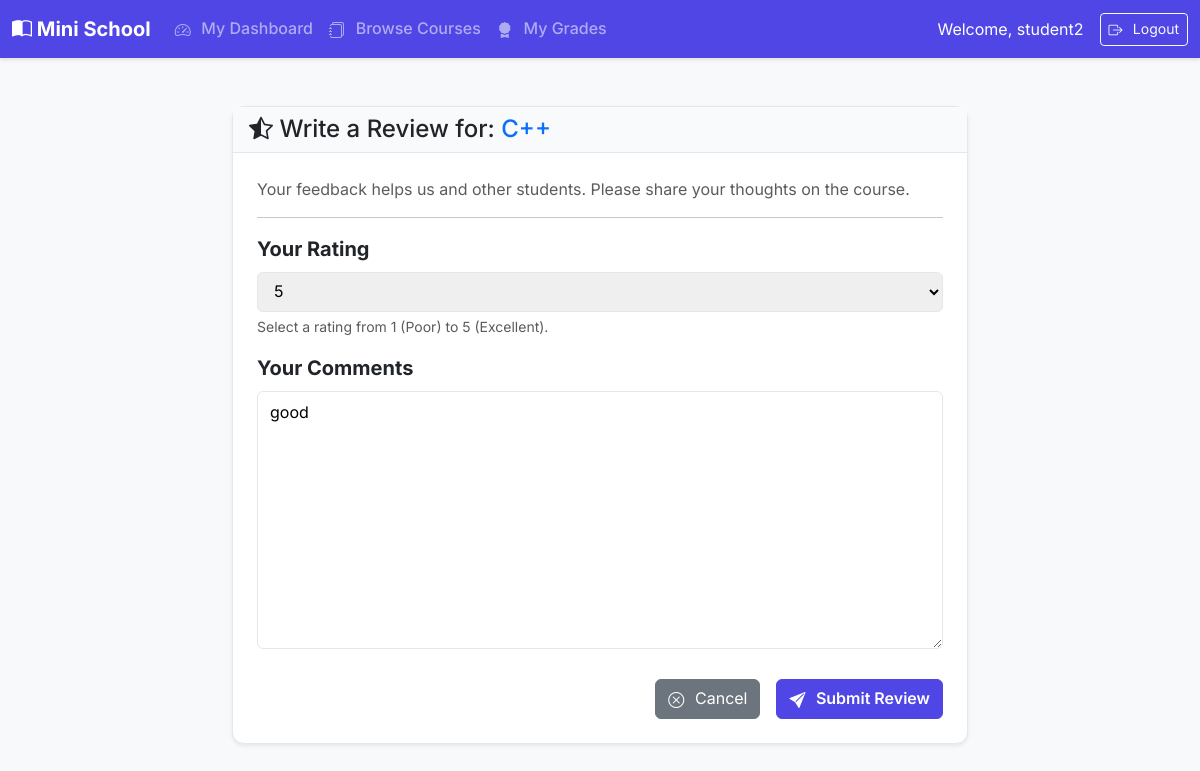
/student/course/1/review/ (signed in), run on the app's committed database.
### core/models.py (models this page shows, shortened)
class User(AbstractUser):
    class Role(models.TextChoices):
        EMPLOYEE = "EMPLOYEE", "Employee"
        INSTRUCTOR = "INSTRUCTOR", "Instructor"
        STUDENT = "STUDENT", "Student"
    role = models.CharField(max_length=50, choices=Role.choices)
    student_id = models.CharField(
        max_length=20,
        unique=True,
        blank=True,
        null=True,
        help_text="Required only for students."
    )
    date_of_birth = models.DateField(
        blank=True,
        null=True
    )

class Course(models.Model):
    title = models.CharField(max_length=200)
    description = models.TextField()
    category = models.ForeignKey(Category, on_delete=models.PROTECT, related_name='courses')
    instructor = models.ForeignKey(
        User,
        on_delete=models.SET_NULL,
        null=True,
        blank=True,
        limit_choices_to={'role': User.Role.INSTRUCTOR}
    )
    created_at = models.DateTimeField(auto_now_add=True)

class Review(models.Model):
    course = models.ForeignKey(Course, on_delete=models.CASCADE, related_name='reviews')
    student = models.ForeignKey(User, on_delete=models.CASCADE, limit_choices_to={'role': User.Role.STUDENT})
    rating = models.PositiveIntegerField(help_text="Rating from 1 to 5.")
    comment = models.TextField()
    created_at = models.DateTimeField(auto_now_add=True)

### core/views.py (the view)
# urls.py: path('student/course/<int:course_id>/review/', views.add_review, name='add_review'),
@student_required
def add_review(request, course_id):
    enrollment = get_object_or_404(Enrollment, student=request.user, course_id=course_id)
    course = enrollment.course
    try:
        review = Review.objects.get(student=request.user, course=course)
    except Review.DoesNotExist:
        review = None
    if request.method == 'POST':
        form = ReviewForm(request.POST, instance=review)
        if form.is_valid():
            new_review = form.save(commit=False)
            new_review.student = request.user
            new_review.course = course
            new_review.save()
            messages.success(request, "Your review has been submitted!")
            return redirect('student_course_detail', course_id=course.id)
    else:
        form = ReviewForm(instance=review)
    context = {'form': form, 'course': course}
    return render(request, 'student/add_review.html', context)

### core/forms.py
class ReviewForm(forms.ModelForm):
    class Meta:
        model = Review
        fields = ['rating', 'comment']
        widgets = {
            'rating': forms.Select(choices=[(i, i) for i in range(1, 6)]),
        }

### templates/student/add_review.html (shortened to what this page needs)
{% extends 'base.html' %}
{% block content %}
<div class="row justify-content-center">
    <div class="col-lg-8 col-md-10">
        <div class="card shadow-sm">
            <div class="card-header">
                <h4 class="mb-0">
                    <i class="bi bi-star-half"></i>
                    Write a Review for: <span class="text-primary">{{ course.title }}</span>
                </h4>
            </div>
            <div class="card-body p-4">
                <p class="text-muted">Your feedback helps us and other students. Please share your thoughts on the course.</p>
                <hr>
                <form method="POST" action="">
                    <div class="mb-3">
                        <label for="{{ form.rating.id_for_label }}" class="form-label fs-5"><strong>Your Rating</strong></label>
                        {{ form.rating }}
                        <div class="form-text">Select a rating from 1 (Poor) to 5 (Excellent).</div>
                    </div>
                    <div class="mb-3">
                        <label for="{{ form.comment.id_for_label }}" class="form-label fs-5"><strong>Your Comments</strong></label>
                        {{ form.comment }}
                    </div>
                    <div class="d-grid gap-2 d-md-flex justify-content-md-end mt-4">
                        <a href="{% url 'student_course_detail' course.id %}" class="btn btn-secondary me-md-2">
                            <i class="bi bi-x-circle"></i> Cancel
                        </a>
                        <button type="submit" class="btn btn-primary">
                            <i class="bi bi-send-fill"></i> Submit Review
                        </button>
                    </div>
                </form>
            </div>
        </div>
    </div>
</div>
{% endblock %}

### templates/base.html (shortened to what this page needs)
{% load static %}
<!doctype html>
<html lang="en">
<head>
    <link href="https://cdn.jsdelivr.net/npm/bootstrap@5.3.2/dist/css/bootstrap.min.css" rel="stylesheet">
    <link rel="stylesheet" href="{% static 'css/custom.css' %}">
</head>
<body>
<nav class="navbar navbar-expand-lg navbar-dark bg-dark">
    <div class="container-fluid">
        <a class="navbar-brand" href="{% if user.is_authenticated %}{% url 'dashboard' %}{% else %}{% url 'login' %}{% endif %}">
            <i class="bi bi-book-half"></i> Mini School
        </a>
        <div class="collapse navbar-collapse" id="navbarNav">
            <ul class="navbar-nav me-auto mb-2 mb-lg-0">
                {% if user.is_authenticated %}
                    {% if user.role == 'EMPLOYEE' %}
                        <li class="nav-item dropdown">
                            <a class="nav-link dropdown-toggle" href="#" role="button" data-bs-toggle="dropdown" aria-expanded="false">
                                <i class="bi bi-people-fill"></i> Manage Users
                            </a>
                            <ul class="dropdown-menu">
                                <li><a class="dropdown-item" href="{% url 'user_list' 'STUDENT' %}"><i class="bi bi-person"></i> Students</a></li>
                                <li><a class="dropdown-item" href="{% url 'user_list' 'INSTRUCTOR' %}"><i class="bi bi-person-video3"></i> Instructors</a></li>
                            </ul>
                        </li>
                        <li class="nav-item dropdown">
                            <a class="nav-link dropdown-toggle" href="#" role="button" data-bs-toggle="dropdown" aria-expanded="false">
                                <i class="bi bi-gear-fill"></i> System
                            </a>
                            <ul class="dropdown-menu">
                                <li><a class="dropdown-item" href="{% url 'course_list_create' %}"><i class="bi bi-journal-bookmark-fill"></i> Manage Courses</a></li>
                                <li><a class="dropdown-item" href="{% url 'category_list_create' %}"><i class="bi bi-tags-fill"></i> Manage Categories</a></li>
                                <li><a class="dropdown-item" href="{% url 'manage_enrollments' %}"><i class="bi bi-person-check-fill"></i> Manage Enrollments</a></li>
                                <li><a class="dropdown-item" href="{% url 'manage_schedules' %}"><i class="bi bi-calendar-week"></i> Manage Schedules</a></li>
                                <li><hr class="dropdown-divider"></li>
                                <li><a class="dropdown-item" href="{% url 'view_reviews' %}"><i class="bi bi-star-half"></i> View Reviews</a></li>
                            </ul>
                        </li>
                    {% elif user.role == 'STUDENT' %}
                        <li class="nav-item"><a class="nav-link" href="{% url 'student_dashboard' %}"><i class="bi bi-speedometer2"></i> My Dashboard</a></li>
                        <li class="nav-item"><a class="nav-link" href="{% url 'student_course_list' %}"><i class="bi bi-journals"></i> Browse Courses</a></li>
                        <li class="nav-item"><a class="nav-link" href="{% url 'student_my_grades' %}"><i class="bi bi-award-fill"></i> My Grades</a></li>
                    {% endif %}
                {% endif %}
            </ul>
            <div class="d-flex align-items-center">
                {% if user.is_authenticated %}
                    <span class="navbar-text text-white me-3">
                        Welcome, {{ user.username }}
                    </span>
                    <form method="post" action="{% url 'logout' %}">
                        <button type="submit" class="btn btn-outline-light btn-sm"><i class="bi bi-box-arrow-right"></i> Logout</button>
                    </form>
                {% else %}
                     <a href="{% url 'login' %}" class="btn btn-outline-light"><i class="bi bi-box-arrow-in-right"></i> Login</a>
                {% endif %}
            </div>
        </div>
    </div>
</nav>
<main class="container my-5">
    {% block content %}
    {% endblock %}
</main>
</body>
</html>

### static/css/custom.css (style rules this page uses)
:root { --primary-color: #4f46e5; --secondary-color: #6b7280; --background-color: #f8f9fa; --surface-color: #ffffff; --text-color: #111827; --border-color: #e5e7eb; }
body { font-family: 'Inter', sans-serif; background-color: var(--background-color); color: var(--text-color); }
.navbar.bg-dark { background-color: var(--primary-color) !important; box-shadow: 0 2px 4px rgba(0,0,0,0.1); }
.navbar-brand { font-weight: 700; font-size: 1.25rem; }
.nav-link { font-weight: 500; }
.btn-primary { background-color: var(--primary-color); border-color: var(--primary-color); font-weight: 600; }
.card { border: 1px solid var(--border-color); border-radius: 0.75rem; background-color: var(--surface-color); }
.card-header { background-color: #f9fafb; border-bottom: 1px solid var(--border-color); font-weight: 600; }
.btn i, .nav-link i, .dropdown-item i { margin-right: 0.4rem; vertical-align: -2px; }

### templates/student/add_review.html (style rules this page uses)
#id_rating, #id_comment { width: 100%; padding: .5rem .75rem; font-size: 1rem; border: 1px solid var(--border-color); border-radius: .375rem; }
#id_comment { min-height: 120px; }

### data on the page
User: username "student2"
Course: title "C++"
Review: rating "5", comment "good"
